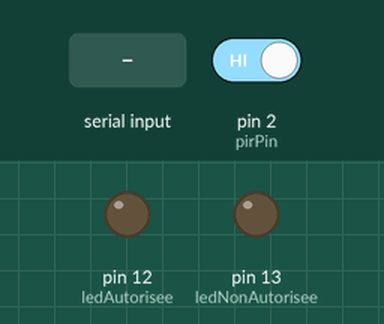
Bench run of a sketch on a simulated Arduino Uno, built with avr-gcc and run on an emulated ATmega328P. Parts: output pins drawn as LEDs (lit = HIGH). The inputs (shaded band) are chosen by the test bench; at power-on: pin 2 (pirPin) HIGH.

Above: at 1.2 s.
1.3 s: "OK\n" received over Serial
At 2.5 s:
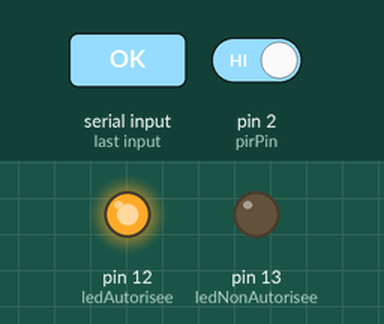
2.8 s: "ALARM\n" received over Serial
At 4.0 s:
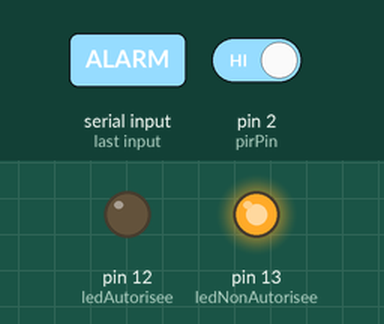
Timing chart, 0 to 5.8 s (numbered marks = the images above; inputs shaded):
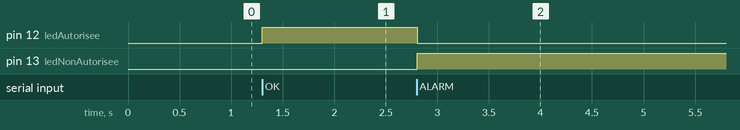

Measured:
- after the input at 1.3 s, pin 12 (ledAutorisee): LOW → HIGH at once
- after the input at 2.8 s, pin 12 (ledAutorisee): HIGH → LOW at once; pin 13 (ledNonAutorisee): LOW → HIGH at once

The sketch:

securite.ino
```cpp
// Détection PIR / bouton poussoir
int pirPin = 2;

// LEDs
int ledAutorisee = 12;     // LED verte
int ledNonAutorisee = 13;  // LED rouge

void setup() {
  pinMode(pirPin, INPUT_PULLUP);
  pinMode(ledAutorisee, OUTPUT);
  pinMode(ledNonAutorisee, OUTPUT);
  Serial.begin(9600);
}

void loop() {
  int etat = digitalRead(pirPin);

  if (etat == LOW) {
    Serial.println("MOTION");
    delay(500);
  }

  // Lecture du message Python
  if (Serial.available()) {
    String msg = Serial.readStringUntil('\n');
    msg.trim();  // enlève les espaces / retours chariot éventuels

    if (msg == "OK") {
      digitalWrite(ledAutorisee, HIGH);
      digitalWrite(ledNonAutorisee, LOW);
    }
    else if (msg == "ALARM") {
      digitalWrite(ledNonAutorisee, HIGH);
      digitalWrite(ledAutorisee, LOW);
    }
  }
}
```
